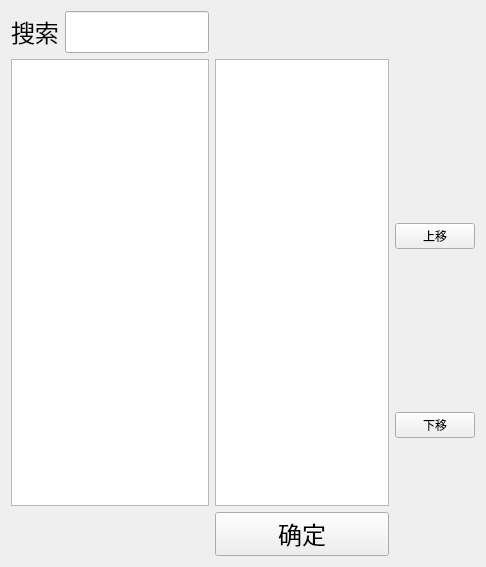
<?xml version="1.0" encoding="UTF-8"?>
<ui version="4.0">
 <class>ImageSelectWidget</class>
 <widget class="QWidget" name="ImageSelectWidget">
  <property name="geometry">
   <rect>
    <x>0</x>
    <y>0</y>
    <width>486</width>
    <height>567</height>
   </rect>
  </property>
  <property name="font">
   <font>
    <family>微软雅黑</family>
    <pointsize>18</pointsize>
   </font>
  </property>
  <property name="windowTitle">
   <string>资源浏览器</string>
  </property>
  <layout class="QGridLayout" name="gridLayout">
   <item row="0" column="1" colspan="2">
    <spacer name="horizontalSpacer">
     <property name="orientation">
      <enum>Qt::Horizontal</enum>
     </property>
     <property name="sizeHint" stdset="0">
      <size>
       <width>227</width>
       <height>20</height>
      </size>
     </property>
    </spacer>
   </item>
   <item row="0" column="0">
    <layout class="QHBoxLayout" name="horizontalLayout">
     <item>
      <widget class="QLabel" name="label">
       <property name="text">
        <string>搜索</string>
       </property>
      </widget>
     </item>
     <item>
      <widget class="QLineEdit" name="lineEdit_filter"/>
     </item>
    </layout>
   </item>
   <item row="2" column="2">
    <widget class="QPushButton" name="PB_UP">
     <property name="maximumSize">
      <size>
       <width>80</width>
       <height>60</height>
      </size>
     </property>
     <property name="font">
      <font>
       <family>微软雅黑</family>
       <pointsize>9</pointsize>
      </font>
     </property>
     <property name="text">
      <string>上移</string>
     </property>
    </widget>
   </item>
   <item row="6" column="1">
    <widget class="QPushButton" name="PB_Confirm">
     <property name="text">
      <string>确定</string>
     </property>
    </widget>
   </item>
   <item row="3" column="2">
    <spacer name="verticalSpacer_2">
     <property name="orientation">
      <enum>Qt::Vertical</enum>
     </property>
     <property name="sizeHint" stdset="0">
      <size>
       <width>20</width>
       <height>98</height>
      </size>
     </property>
    </spacer>
   </item>
   <item row="1" column="0" rowspan="5">
    <widget class="QListView" name="LV_Image_Browse">
     <property name="font">
      <font>
       <family>微软雅黑</family>
       <pointsize>16</pointsize>
      </font>
     </property>
     <property name="editTriggers">
      <set>QAbstractItemView::NoEditTriggers</set>
     </property>
     <property name="selectionMode">
      <enum>QAbstractItemView::ExtendedSelection</enum>
     </property>
    </widget>
   </item>
   <item row="1" column="1" rowspan="5">
    <widget class="QListView" name="LV_Image_selected">
     <property name="editTriggers">
      <set>QAbstractItemView::NoEditTriggers</set>
     </property>
    </widget>
   </item>
   <item row="6" column="0">
    <spacer name="horizontalSpacer_2">
     <property name="orientation">
      <enum>Qt::Horizontal</enum>
     </property>
     <property name="sizeHint" stdset="0">
      <size>
       <width>229</width>
       <height>20</height>
      </size>
     </property>
    </spacer>
   </item>
   <item row="1" column="2">
    <spacer name="verticalSpacer_3">
     <property name="orientation">
      <enum>Qt::Vertical</enum>
     </property>
     <property name="sizeHint" stdset="0">
      <size>
       <width>20</width>
       <height>138</height>
      </size>
     </property>
    </spacer>
   </item>
   <item row="5" column="2" rowspan="2">
    <spacer name="verticalSpacer">
     <property name="orientation">
      <enum>Qt::Vertical</enum>
     </property>
     <property name="sizeHint" stdset="0">
      <size>
       <width>20</width>
       <height>118</height>
      </size>
     </property>
    </spacer>
   </item>
   <item row="4" column="2">
    <widget class="QPushButton" name="PB_Down">
     <property name="maximumSize">
      <size>
       <width>80</width>
       <height>60</height>
      </size>
     </property>
     <property name="font">
      <font>
       <family>微软雅黑</family>
       <pointsize>9</pointsize>
      </font>
     </property>
     <property name="text">
      <string>下移</string>
     </property>
    </widget>
   </item>
  </layout>
 </widget>
 <layoutdefault spacing="6" margin="11"/>
 <resources/>
 <connections>
  <connection>
   <sender>LV_Image_Browse</sender>
   <signal>doubleClicked(QModelIndex)</signal>
   <receiver>ImageSelectWidget</receiver>
   <slot>on_select_item(QModelIndex)</slot>
   <hints>
    <hint type="sourcelabel">
     <x>193</x>
     <y>277</y>
    </hint>
    <hint type="destinationlabel">
     <x>279</x>
     <y>283</y>
    </hint>
   </hints>
  </connection>
  <connection>
   <sender>LV_Image_Browse</sender>
   <signal>pressed(QModelIndex)</signal>
   <receiver>ImageSelectWidget</receiver>
   <slot>on_selected_image(QModelIndex)</slot>
   <hints>
    <hint type="sourcelabel">
     <x>204</x>
     <y>280</y>
    </hint>
    <hint type="destinationlabel">
     <x>279</x>
     <y>283</y>
    </hint>
   </hints>
  </connection>
  <connection>
   <sender>PB_Confirm</sender>
   <signal>clicked()</signal>
   <receiver>ImageSelectWidget</receiver>
   <slot>on_pb_confirm()</slot>
   <hints>
    <hint type="sourcelabel">
     <x>437</x>
     <y>518</y>
    </hint>
    <hint type="destinationlabel">
     <x>279</x>
     <y>283</y>
    </hint>
   </hints>
  </connection>
 </connections>
 <slots>
  <slot>on_select_item(QModelIndex)</slot>
  <slot>on_selected_image(QModelIndex)</slot>
  <slot>on_pb_confirm()</slot>
 </slots>
</ui>
